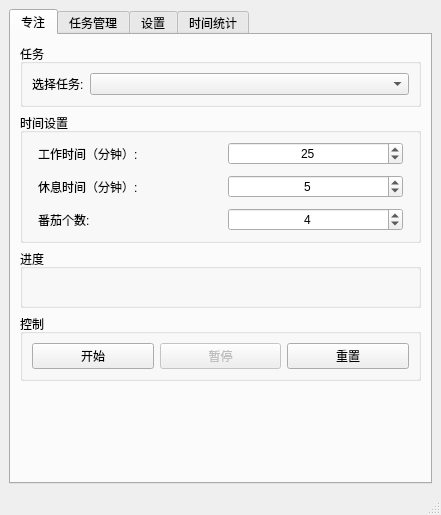
<?xml version="1.0" encoding="UTF-8"?>
<ui version="4.0">
 <class>MainWindow</class>
 <widget class="QMainWindow" name="MainWindow">
  <property name="geometry">
   <rect>
    <x>0</x>
    <y>0</y>
    <width>441</width>
    <height>515</height>
   </rect>
  </property>
  <property name="windowTitle">
   <string>番茄钟</string>
  </property>
  <widget class="QWidget" name="centralwidget">
   <layout class="QVBoxLayout" name="verticalLayout">
    <item>
     <widget class="QTabWidget" name="tabWidget">
      <property name="currentIndex">
       <number>0</number>
      </property>
      <widget class="QWidget" name="focusTab">
       <attribute name="title">
        <string>专注</string>
       </attribute>
       <layout class="QVBoxLayout" name="focusLayout">
        <item>
         <widget class="QGroupBox" name="taskGroupBox">
          <property name="title">
           <string>任务</string>
          </property>
          <layout class="QHBoxLayout" name="taskSelectLayout">
           <item>
            <widget class="QLabel" name="taskLabel">
             <property name="text">
              <string>选择任务:</string>
             </property>
            </widget>
           </item>
           <item>
            <widget class="QComboBox" name="taskComboBox">
             <property name="sizePolicy">
              <sizepolicy hsizetype="Expanding" vsizetype="Fixed">
               <horstretch>0</horstretch>
               <verstretch>0</verstretch>
              </sizepolicy>
             </property>
            </widget>
           </item>
          </layout>
         </widget>
        </item>
        <item>
         <widget class="QGroupBox" name="timeGroupBox">
          <property name="title">
           <string>时间设置</string>
          </property>
          <layout class="QGridLayout" name="timeSettingsLayout">
           <property name="leftMargin">
            <number>15</number>
           </property>
           <property name="rightMargin">
            <number>15</number>
           </property>
           <property name="horizontalSpacing">
            <number>15</number>
           </property>
           <property name="verticalSpacing">
            <number>10</number>
           </property>
           <item row="0" column="0">
            <widget class="QLabel" name="workTimeLabel">
             <property name="text">
              <string>工作时间（分钟）:</string>
             </property>
            </widget>
           </item>
           <item row="0" column="1">
            <widget class="QSpinBox" name="workMinSpinBox">
             <property name="alignment">
              <set>Qt::AlignmentFlag::AlignCenter</set>
             </property>
             <property name="minimum">
              <number>1</number>
             </property>
             <property name="maximum">
              <number>60</number>
             </property>
             <property name="value">
              <number>25</number>
             </property>
            </widget>
           </item>
           <item row="1" column="0">
            <widget class="QLabel" name="breakTimeLabel">
             <property name="text">
              <string>休息时间（分钟）:</string>
             </property>
            </widget>
           </item>
           <item row="1" column="1">
            <widget class="QSpinBox" name="breakMinSpinBox">
             <property name="alignment">
              <set>Qt::AlignmentFlag::AlignCenter</set>
             </property>
             <property name="minimum">
              <number>1</number>
             </property>
             <property name="maximum">
              <number>60</number>
             </property>
             <property name="value">
              <number>5</number>
             </property>
            </widget>
           </item>
           <item row="2" column="0">
            <widget class="QLabel" name="cyclesLabel">
             <property name="text">
              <string>番茄个数:</string>
             </property>
            </widget>
           </item>
           <item row="2" column="1">
            <widget class="QSpinBox" name="cyclesSpinBox">
             <property name="alignment">
              <set>Qt::AlignmentFlag::AlignCenter</set>
             </property>
             <property name="minimum">
              <number>1</number>
             </property>
             <property name="maximum">
              <number>10</number>
             </property>
             <property name="value">
              <number>4</number>
             </property>
            </widget>
           </item>
          </layout>
         </widget>
        </item>
        <item>
         <widget class="QGroupBox" name="progressGroupBox">
          <property name="title">
           <string>进度</string>
          </property>
          <layout class="QVBoxLayout" name="progressLayout">
           <item>
            <widget class="QLabel" name="statusLabel">
             <property name="font">
              <font>
               <pointsize>12</pointsize>
               <bold>true</bold>
              </font>
             </property>
             <property name="alignment">
              <set>Qt::AlignmentFlag::AlignCenter</set>
             </property>
            </widget>
           </item>
          </layout>
         </widget>
        </item>
        <item>
         <widget class="QGroupBox" name="controlGroupBox">
          <property name="title">
           <string>控制</string>
          </property>
          <layout class="QHBoxLayout" name="controlLayout">
           <item>
            <widget class="QPushButton" name="startButton">
             <property name="text">
              <string>开始</string>
             </property>
             <property name="icon">
              <iconset theme="media-playback-start"/>
             </property>
            </widget>
           </item>
           <item>
            <widget class="QPushButton" name="pauseButton">
             <property name="enabled">
              <bool>false</bool>
             </property>
             <property name="text">
              <string>暂停</string>
             </property>
             <property name="icon">
              <iconset theme="media-playback-pause"/>
             </property>
            </widget>
           </item>
           <item>
            <widget class="QPushButton" name="resetButton">
             <property name="text">
              <string>重置</string>
             </property>
             <property name="icon">
              <iconset theme="view-refresh"/>
             </property>
            </widget>
           </item>
          </layout>
         </widget>
        </item>
        <item>
         <spacer name="verticalSpacer">
          <property name="orientation">
           <enum>Qt::Orientation::Vertical</enum>
          </property>
          <property name="sizeHint" stdset="0">
           <size>
            <width>20</width>
            <height>40</height>
           </size>
          </property>
         </spacer>
        </item>
       </layout>
      </widget>
      <widget class="QWidget" name="projectTab">
       <attribute name="title">
        <string>任务管理</string>
       </attribute>
       <layout class="QVBoxLayout" name="projectLayout">
        <item>
         <layout class="QHBoxLayout" name="taskButtonLayout">
          <item>
           <widget class="QPushButton" name="addTaskButton">
            <property name="text">
             <string>添加任务</string>
            </property>
           </widget>
          </item>
          <item>
           <widget class="QPushButton" name="editTaskButton">
            <property name="text">
             <string>编辑任务</string>
            </property>
           </widget>
          </item>
          <item>
           <widget class="QPushButton" name="deleteTaskButton">
            <property name="text">
             <string>删除任务</string>
            </property>
           </widget>
          </item>
         </layout>
        </item>
        <item>
         <widget class="QListWidget" name="taskList"/>
        </item>
       </layout>
      </widget>
      <widget class="QWidget" name="settingsTab">
       <attribute name="title">
        <string>设置</string>
       </attribute>
       <layout class="QVBoxLayout" name="settingsLayout">
        <item>
         <widget class="QGroupBox" name="soundGroupBox">
          <property name="title">
           <string>音效设置</string>
          </property>
          <layout class="QVBoxLayout" name="soundLayout">
           <item>
            <layout class="QHBoxLayout" name="workSoundLayout">
             <item>
              <widget class="QLabel" name="workSoundLabel">
               <property name="text">
                <string>专注音效:</string>
               </property>
              </widget>
             </item>
             <item>
              <widget class="QLineEdit" name="workSoundEdit">
               <property name="readOnly">
                <bool>true</bool>
               </property>
              </widget>
             </item>
             <item>
              <widget class="QPushButton" name="browseWorkSoundButton">
               <property name="text">
                <string>浏览</string>
               </property>
              </widget>
             </item>
             <item>
              <widget class="QPushButton" name="testWorkSoundButton">
               <property name="text">
                <string>测试</string>
               </property>
              </widget>
             </item>
            </layout>
           </item>
           <item>
            <layout class="QHBoxLayout" name="breakSoundLayout">
             <item>
              <widget class="QLabel" name="breakSoundLabel">
               <property name="text">
                <string>休息音效:</string>
               </property>
              </widget>
             </item>
             <item>
              <widget class="QLineEdit" name="breakSoundEdit">
               <property name="readOnly">
                <bool>true</bool>
               </property>
              </widget>
             </item>
             <item>
              <widget class="QPushButton" name="browseBreakSoundButton">
               <property name="text">
                <string>浏览</string>
               </property>
              </widget>
             </item>
             <item>
              <widget class="QPushButton" name="testBreakSoundButton">
               <property name="text">
                <string>测试</string>
               </property>
              </widget>
             </item>
            </layout>
           </item>
           <item>
            <layout class="QHBoxLayout" name="completeSoundLayout">
             <item>
              <widget class="QLabel" name="completeSoundLabel">
               <property name="text">
                <string>完成音效:</string>
               </property>
              </widget>
             </item>
             <item>
              <widget class="QLineEdit" name="completeSoundEdit">
               <property name="readOnly">
                <bool>true</bool>
               </property>
              </widget>
             </item>
             <item>
              <widget class="QPushButton" name="browseCompleteSoundButton">
               <property name="text">
                <string>浏览</string>
               </property>
              </widget>
             </item>
             <item>
              <widget class="QPushButton" name="testCompleteSoundButton">
               <property name="text">
                <string>测试</string>
               </property>
              </widget>
             </item>
            </layout>
           </item>
           <item>
            <layout class="QHBoxLayout" name="soundEnableLayout">
             <item>
              <widget class="QCheckBox" name="enableWorkSoundCheck">
               <property name="text">
                <string>启用专注音效</string>
               </property>
              </widget>
             </item>
             <item>
              <widget class="QCheckBox" name="enableBreakSoundCheck">
               <property name="text">
                <string>启用休息音效</string>
               </property>
              </widget>
             </item>
             <item>
              <widget class="QCheckBox" name="enableCompleteSoundCheck">
               <property name="text">
                <string>启用完成音效</string>
               </property>
              </widget>
             </item>
            </layout>
           </item>
          </layout>
         </widget>
        </item>
        <item>
         <spacer name="settingsVerticalSpacer">
          <property name="orientation">
           <enum>Qt::Orientation::Vertical</enum>
          </property>
          <property name="sizeHint" stdset="0">
           <size>
            <width>20</width>
            <height>40</height>
           </size>
          </property>
         </spacer>
        </item>
       </layout>
      </widget>
      <widget class="QWidget" name="statsTab">
       <attribute name="title">
        <string>时间统计</string>
       </attribute>
       <layout class="QVBoxLayout" name="statsLayout">
        <property name="spacing">
         <number>20</number>
        </property>
        <property name="topMargin">
         <number>20</number>
        </property>
        <item>
         <widget class="QWidget" name="totalTimeWidget" native="true">
          <layout class="QHBoxLayout" name="totalTimeLayout">
           <property name="spacing">
            <number>10</number>
           </property>
           <property name="leftMargin">
            <number>0</number>
           </property>
           <property name="rightMargin">
            <number>0</number>
           </property>
           <item>
            <spacer name="horizontalSpacer_left">
             <property name="orientation">
              <enum>Qt::Orientation::Horizontal</enum>
             </property>
             <property name="sizeHint" stdset="0">
              <size>
               <width>40</width>
               <height>20</height>
              </size>
             </property>
            </spacer>
           </item>
           <item>
            <widget class="QLabel" name="totalTimeTitle">
             <property name="font">
              <font>
               <pointsize>14</pointsize>
               <bold>true</bold>
              </font>
             </property>
             <property name="text">
              <string>累计专注时长:</string>
             </property>
             <property name="alignment">
              <set>Qt::AlignmentFlag::AlignCenter</set>
             </property>
            </widget>
           </item>
           <item>
            <widget class="QLabel" name="totalTimeLabel">
             <property name="font">
              <font>
               <pointsize>14</pointsize>
               <bold>true</bold>
              </font>
             </property>
             <property name="alignment">
              <set>Qt::AlignmentFlag::AlignCenter</set>
             </property>
            </widget>
           </item>
           <item>
            <spacer name="horizontalSpacer_right">
             <property name="orientation">
              <enum>Qt::Orientation::Horizontal</enum>
             </property>
             <property name="sizeHint" stdset="0">
              <size>
               <width>40</width>
               <height>20</height>
              </size>
             </property>
            </spacer>
           </item>
          </layout>
         </widget>
        </item>
        <item>
         <widget class="QWidget" name="taskListContainer" native="true">
          <layout class="QVBoxLayout" name="taskListContainerLayout">
           <property name="spacing">
            <number>10</number>
           </property>
           <property name="leftMargin">
            <number>20</number>
           </property>
           <property name="rightMargin">
            <number>20</number>
           </property>
           <item>
            <widget class="QScrollArea" name="taskScrollArea">
             <property name="frameShape">
              <enum>QFrame::Shape::NoFrame</enum>
             </property>
             <property name="widgetResizable">
              <bool>true</bool>
             </property>
             <widget class="QWidget" name="scrollAreaWidgetContents">
              <property name="geometry">
               <rect>
                <x>0</x>
                <y>0</y>
                <width>351</width>
                <height>288</height>
               </rect>
              </property>
              <layout class="QVBoxLayout" name="taskItemsLayout">
               <property name="spacing">
                <number>8</number>
               </property>
               <property name="leftMargin">
                <number>0</number>
               </property>
               <property name="topMargin">
                <number>0</number>
               </property>
               <property name="rightMargin">
                <number>0</number>
               </property>
               <property name="bottomMargin">
                <number>0</number>
               </property>
              </layout>
             </widget>
            </widget>
           </item>
          </layout>
         </widget>
        </item>
       </layout>
      </widget>
     </widget>
    </item>
   </layout>
  </widget>
  <widget class="QMenuBar" name="menubar">
   <property name="geometry">
    <rect>
     <x>0</x>
     <y>0</y>
     <width>441</width>
     <height>25</height>
    </rect>
   </property>
  </widget>
  <widget class="QStatusBar" name="statusbar"/>
 </widget>
 <resources/>
 <connections/>
</ui>
